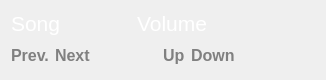
       <widget class="QWidget" name="block1" native="true">
        <property name="sizePolicy">
         <sizepolicy hsizetype="Preferred" vsizetype="Fixed">
          <horstretch>0</horstretch>
          <verstretch>0</verstretch>
         </sizepolicy>
        </property>
        <property name="minimumSize">
         <size>
          <width>0</width>
          <height>80</height>
         </size>
        </property>
        <property name="maximumSize">
         <size>
          <width>16777215</width>
          <height>70</height>
         </size>
        </property>
        <property name="styleSheet">
         <string notr="true">QWidget#block1{
background-color: rgba(85, 87, 83,160);
border-radius: 10px;
}</string>
        </property>
        <layout class="QHBoxLayout" name="horizontalLayout_14">
         <item>
          <layout class="QHBoxLayout" name="horizontalLayout_3">
           <item>
            <layout class="QVBoxLayout" name="verticalLayout_9">
             <item>
              <layout class="QHBoxLayout" name="horizontalLayout_26">
               <item>
                <widget class="QLabel" name="songLabel">
                 <property name="styleSheet">
                  <string notr="true">color: white;</string>
                 </property>
                 <property name="text">
                  <string>&lt;html&gt;&lt;head/&gt;&lt;body&gt;&lt;p&gt;&lt;span style=&quot; font-size:16pt; &quot;&gt;Song&lt;/span&gt;&lt;/p&gt;&lt;/body&gt;&lt;/html&gt;</string>
                 </property>
                </widget>
               </item>
              </layout>
             </item>
             <item>
              <layout class="QHBoxLayout" name="horizontalLayout_11">
               <item>
                <widget class="QLabel" name="prevSongLabel">
                 <property name="font">
                  <font>
                   <pointsize>9</pointsize>
                  </font>
                 </property>
                 <property name="styleSheet">
                  <string notr="true">color: grey;</string>
                 </property>
                 <property name="text">
                  <string>&lt;html&gt;&lt;head/&gt;&lt;body&gt;&lt;p&gt;&lt;span style=&quot; font-size:12pt; font-weight:600;&quot;&gt;Prev.&lt;/span&gt;&lt;/p&gt;&lt;/body&gt;&lt;/html&gt;</string>
                 </property>
                </widget>
               </item>
               <item>
                <widget class="QLabel" name="nextSongLabel">
                 <property name="font">
                  <font>
                   <pointsize>9</pointsize>
                  </font>
                 </property>
                 <property name="styleSheet">
                  <string notr="true">color: grey;</string>
                 </property>
                 <property name="text">
                  <string>&lt;html&gt;&lt;head/&gt;&lt;body&gt;&lt;p&gt;&lt;span style=&quot; font-size:12pt; font-weight:600;&quot;&gt;Next&lt;/span&gt;&lt;/p&gt;&lt;/body&gt;&lt;/html&gt;</string>
                 </property>
                </widget>
               </item>
               <item>
                <spacer name="horizontalSpacer_6">
                 <property name="orientation">
                  <enum>Qt::Horizontal</enum>
                 </property>
                 <property name="sizeHint" stdset="0">
                  <size>
                   <width>40</width>
                   <height>20</height>
                  </size>
                 </property>
                </spacer>
               </item>
              </layout>
             </item>
            </layout>
           </item>
           <item>
            <layout class="QVBoxLayout" name="verticalLayout_10">
             <item>
              <layout class="QHBoxLayout" name="horizontalLayout_27">
               <item>
                <widget class="QLabel" name="volumeLabel">
                 <property name="styleSheet">
                  <string notr="true">color: white;</string>
                 </property>
                 <property name="text">
                  <string>&lt;html&gt;&lt;head/&gt;&lt;body&gt;&lt;p&gt;&lt;span style=&quot; font-size:16pt; &quot;&gt;Volume&lt;/span&gt;&lt;/p&gt;&lt;/body&gt;&lt;/html&gt;</string>
                 </property>
                </widget>
               </item>
              </layout>
             </item>
             <item>
              <layout class="QHBoxLayout" name="horizontalLayout_12">
               <item>
                <widget class="QLabel" name="playPauseLabel">
                 <property name="sizePolicy">
                  <sizepolicy hsizetype="Fixed" vsizetype="Fixed">
                   <horstretch>0</horstretch>
                   <verstretch>0</verstretch>
                  </sizepolicy>
                 </property>
                 <property name="minimumSize">
                  <size>
                   <width>20</width>
                   <height>10</height>
                  </size>
                 </property>
                 <property name="baseSize">
                  <size>
                   <width>20</width>
                   <height>10</height>
                  </size>
                 </property>
                 <property name="styleSheet">
                  <string notr="true">image: url(:/Resource/Pause-Play.png);
max-width: 20px;
max-height: 10px;</string>
                 </property>
                 <property name="text">
                  <string/>
                 </property>
                </widget>
               </item>
               <item>
                <widget class="QLabel" name="volumeUpLabel">
                 <property name="font">
                  <font>
                   <pointsize>9</pointsize>
                  </font>
                 </property>
                 <property name="styleSheet">
                  <string notr="true">color: grey;</string>
                 </property>
                 <property name="text">
                  <string>&lt;html&gt;&lt;head/&gt;&lt;body&gt;&lt;p&gt;&lt;span style=&quot; font-size:12pt; font-weight:600;&quot;&gt;Up&lt;/span&gt;&lt;/p&gt;&lt;/body&gt;&lt;/html&gt;</string>
                 </property>
                </widget>
               </item>
               <item>
                <widget class="QLabel" name="volumeDownLabel">
                 <property name="font">
                  <font>
                   <pointsize>9</pointsize>
                  </font>
                 </property>
                 <property name="styleSheet">
                  <string notr="true">color: grey;</string>
                 </property>
                 <property name="text">
                  <string>&lt;html&gt;&lt;head/&gt;&lt;body&gt;&lt;p&gt;&lt;span style=&quot; font-size:12pt; font-weight:600;&quot;&gt;Down&lt;/span&gt;&lt;/p&gt;&lt;/body&gt;&lt;/html&gt;</string>
                 </property>
                </widget>
               </item>
               <item>
                <spacer name="horizontalSpacer_5">
                 <property name="orientation">
                  <enum>Qt::Horizontal</enum>
                 </property>
                 <property name="sizeHint" stdset="0">
                  <size>
                   <width>40</width>
                   <height>20</height>
                  </size>
                 </property>
                </spacer>
               </item>
              </layout>
             </item>
            </layout>
           </item>
           <item>
            <spacer name="horizontalSpacer_7">
             <property name="orientation">
              <enum>Qt::Horizontal</enum>
             </property>
             <property name="sizeHint" stdset="0">
              <size>
               <width>40</width>
               <height>20</height>
              </size>
             </property>
            </spacer>
           </item>
          </layout>
         </item>
        </layout>
       </widget>
